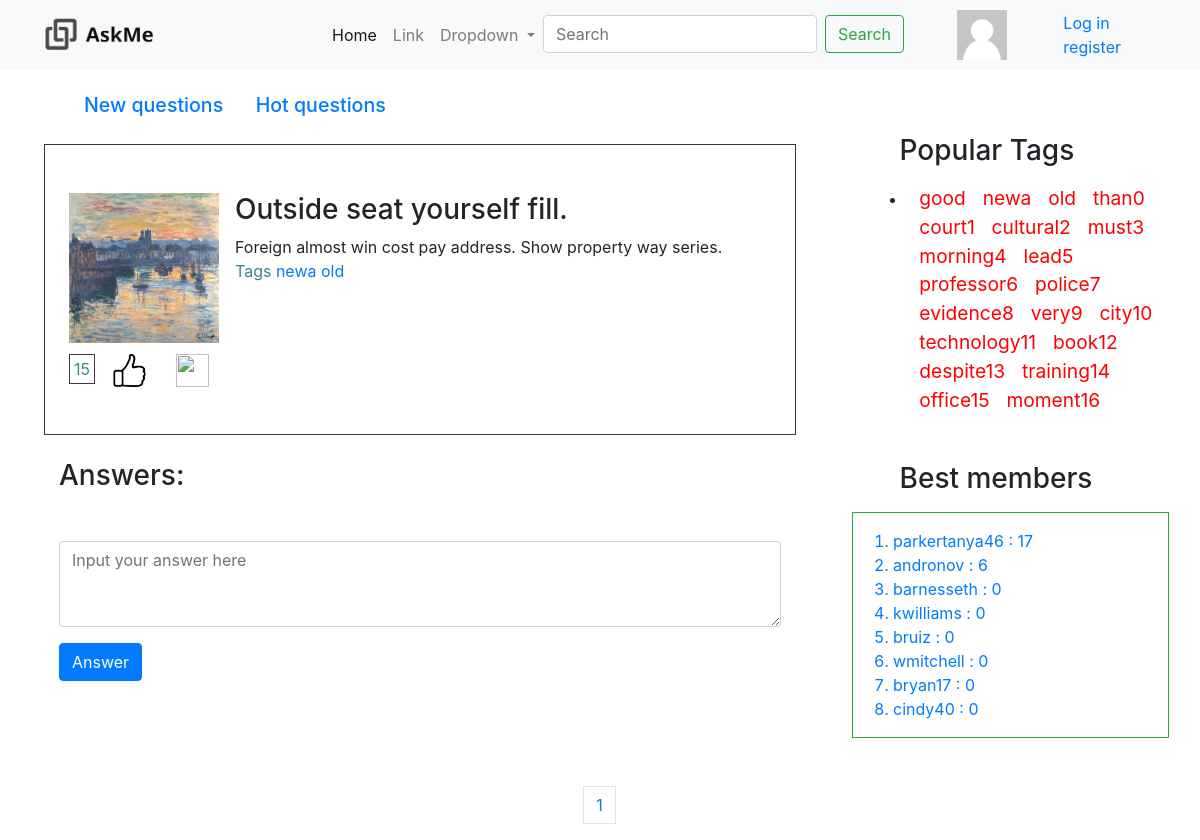
Page /question/30/ on the committed database.
### asker/models.py (models this page shows, shortened)
class Question(models.Model):
    author = models.ForeignKey(
        to=Profile, on_delete=models.CASCADE
    )
    rating = models.IntegerField(default=0)
    title = models.CharField(max_length=128)
    text = models.TextField()
    created_at = models.DateTimeField(auto_now_add=True)
    tags = models.ManyToManyField(to=Tag)
    objects = QuestionManager()

class Tag (models.Model):
    tagname = models.CharField(max_length = 128)
    objects = TagManager()
    count = models.IntegerField(default=0)

class Profile (models.Model):
    user = models.OneToOneField(settings.AUTH_USER_MODEL, on_delete=models.CASCADE)
    rating = models.IntegerField(default=0)
    objects = ProfileManager()

### asker/views.py (the view)
# urls.py: path('question/<int:id>/', views.question, name ='question'),
def question(request, id):
    question = get_object_or_404(Question, pk=id)
    answers = Question.objects.answers(question)
    answers = paginate(answers, request, 30)
    users_top = Profile.objects.user_top()
    popular_tags = Tag.objects.popular_tags()
    main = {}
    main['question'] = question
    main['answers'] = answers
    main['is_login'] = 0
    main['users_top'] = users_top
    main['popular_tags'] = popular_tags
    if request.user.is_authenticated:
        main['username'] = request.user.username
        main['is_login'] = 1
    return render(request, 'question.html', context = main)

### asker/models.py (called while the page is built)
    def user_top(self):
        return self.order_by('-rating') [:8]

    def answers(self, question):
        return question.answer_set.all()

    def popular_tags(self):
        return self.order_by('-count')[:20]

### asker/views.py (called while the page is built)
def paginate(objects_list, request, page_size=10):
    paginator = Paginator(objects_list, page_size)
    page = request.GET.get('page')
    objects_page = paginator.get_page(page)
    return objects_page

### templates/question.html (shortened to what this page needs)
    {% extends "base.html" %}
    {% load static%}
    {% block content %}
    <div class="col -8">
          <h3>
              <a class = "notimp" href="{% url 'index' %}">New questions</a>
              <a class = "notimp" href="{% url 'hot' %}">Hot questions</a>
          </h3>
          <div class="row border border-dark mt-4">
            <div class="media mt-4 p-4">
              <div class="col -1 p-0">
                <p class="mb-1"><img src="{% static "img/port.jpg" %}" width="150px" height="150px" class="mr-3" alt="pic"></p>
                <p>
                    <span class="border border-dark p-1">15</span>
                    <button class="btn btn-link"><img src="{% static "img/like.png" %}" width="33px" height="33px"></button>
                    <button class="btn btn-link"><img src="{% static "img/dislike.png" %}" width="33px" height="33px"></button>
                </p>
              </div>
              <div class="col-10 p-0">
                <div class="media-body content-media">
                  <h3 class="mt-0 ">{{ question.title }}</h3>
                    {{ question.text }}
                    <p>Tags
                        {% for tag in question.tags.all %}
                            <a href="{% url 'tag' tag.tagname %}"> {{tag.tagname}}</a>
                        {% endfor %}
                    </p>
                </div>
              </div>
            </div>
          </div>
        <h3 class="mt-4">Answers:</h3>
          <form class="mt-5">
              <div class="form-group">
              <textarea class="form-control" id="exampleFormControlTextarea1" rows="3" placeholder="Input your answer here"></textarea>
              </div>
              <button type="submit" class="btn btn-primary">Answer</button>
          </form>
        </div>
    {% endblock %}
    {% block paginator %}
        {% include 'paginator.html' with page=answers %}
    {% endblock %}

### templates/base.html (shortened to what this page needs)
{% load static %}
<!doctype html>
<html lang="en">
  <head>
    <link rel="stylesheet" href=" {% static "css/bootstrap.min.css" %}">
    <link rel="stylesheet" href= " {% static "css/index.css" %}">
  </head>
  <body>
    <nav class="navbar navbar-expand-lg navbar-light bg-light">
      <a class="navbar-brand w-25 h-25" href="{% url 'index'%}">
        <img class="ml-3" src="{% static "img\logo1.png" %}" alt="logo" width="45%" height="25%">
      </a>
      <div class="collapse navbar-collapse" id="navbarSupportedContent">
        <ul class="navbar-nav mr-auto">
          <li class="nav-item active">
            <a class="nav-link" href="{% url 'index'%}">Home <span class="sr-only">(current)</span></a>
          </li>
          <li class="nav-item">
            <a class="nav-link" href="#">Link</a>
          </li>
          <li class="nav-item dropdown">
            <a class="nav-link dropdown-toggle" href="#" id="navbarDropdown" role="button" data-toggle="dropdown" aria-haspopup="true" aria-expanded="false">
              Dropdown
            </a>
          </li>
          <li>
            <form class="form-inline my-2 my-lg-0">
              <input class="form-control mr-sm-2" type="search" placeholder="Search" aria-label="Search">
              <button class="btn btn-outline-success my-2 my-sm-0" type="submit">Search</button>
            </form>
          </li>
        </ul>
          <div class="nav-item">
              <img src="{% static "img/avatar.png" %}" width="50px" height="50x">
          </div>
          <div class="nav-item ml-2 mr-5">
              <div class="row">
                  <div class="col pl-5">
                      {% if is_login %}
                    <p id="parag">{{ username }}</p>
                  </div>
              </div>
              <div class="row">
                <div class="col">
                  <a href="{% url 'settings' %}">Settings</a>
                </div>
                <div class="col">
                  <a href="{% url 'logout' %}">Log out</a>
                </div>
                      {% else %}
                  <div class="col">
                      <a href="{% url 'login' %}">Log in</a>
                  </div>
                  <div class="col">
                    <a href="{% url 'signup' %}">register</a>
                  </div>
                        {% endif %}
              </div>
          </div>
      </div>
    </nav>
    <div class="container mr-3 mt-3">
        <div class = "row">
        {% block content %}
        {% endblock %}
            <div class="col-4 ml-2 pl-5 mt-5">
              <h3 class="leftMenu mb-3">Popular Tags</h3>
              <div class="container">
                <ul>
                  <li>
                      {% for tag in popular_tags %}
                          <a class="cloudTag_1" href="{% url 'tag' tag.tagname %}">{{tag.tagname}}</a>
                      {% endfor %}
                  </li>
                </ul>
              </div>
              <h3 class="leftMenu mb-3 mt-5">Best members</h3>
              <div class="border border-success">
                <ol class="mt-3">
                    {% for user in users_top %}
                        <li class="text-primary"> {{user.user.username}} : {{ user.rating }}</li>
                    {% endfor %}
                </ol>
              </div>
            </div>
        </div>
    </div>
    {% block paginator %}
    {% endblock %}
  </body>
</html>

### static/css/index.css (style rules this page uses)
p { color: #388888; }
a.notimp { font-size: 0.7em; margin-left: 25px; }
h3.leftMenu { margin-left: 15%; }
a.cloudTag_1 { font-size: 1.2em; margin-left: 5%; color: red; }
div.media-body.content-media { max-width: 520px; }

### rows in the picture
Question: title "Outside seat yourself fill.", text "Foreign almost win cost pay address. Show property way series."
Tag: tagname "newa"
Tag: tagname "old"
Tag: tagname "good"
Tag: tagname "than0"
Tag: tagname "court1"
Tag: tagname "cultural2"
Tag: tagname "must3"
Tag: tagname "morning4"
Tag: tagname "lead5"
Tag: tagname "professor6"
Tag: tagname "police7"
Tag: tagname "evidence8"
Tag: tagname "very9"
Tag: tagname "city10"
Tag: tagname "technology11"
Tag: tagname "book12"
Tag: tagname "despite13"
Tag: tagname "training14"
Tag: tagname "office15"
Tag: tagname "moment16"
Profile: user.username "parkertanya46", rating "17"
Profile: user.username "andronov", rating "6"
Profile: user.username "barnesseth", rating "0"
Profile: user.username "kwilliams", rating "0"
Profile: user.username "bruiz", rating "0"
Profile: user.username "wmitchell", rating "0"
Profile: user.username "bryan17", rating "0"
Profile: user.username "cindy40", rating "0"

### other values in the picture
{{ page.number }} "1"
